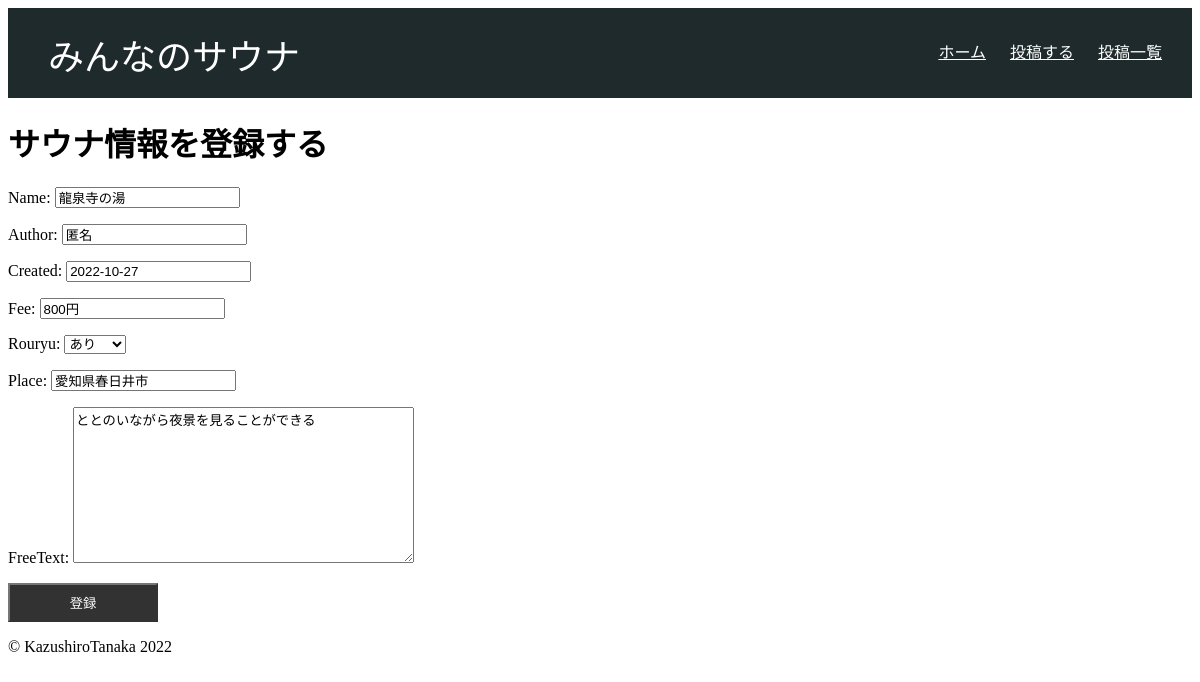
The app's page /update/3 (signed in) with its own data.
### blog/models.py (models this page shows, shortened)
class SaunaImformation(models.Model):
    ROURYU_CHOICE = (
        (True,'あり'),
        (False,'なし'),
    )
    name = models.CharField( max_length=100)
    author = models.CharField( max_length=100, default = "")
    created = models.DateField(default = date.today)
    fee =  models.CharField(max_length=100,default = " ")
    rouryu = models.BooleanField(choices=ROURYU_CHOICE)
    place = models.CharField(max_length = 50)
    FreeText =  models.TextField()

### blog/views.py (the view, shortened to what this page needs)
# urls.py: path('update/<int:pk>',login_required(views.Sauna_update.as_view()),name='update'),
class Sauna_update(UpdateView):
    fields = ("name","author","created","fee","rouryu","place","FreeText")
    model = models.SaunaImformation
    template_name = "blog/sauna_form.html"

### blog/templates/blog/sauna_form.html (shortened to what this page needs)
{% extends "blog/base.html" %}
{% block main %}
<h1>サウナ情報を登録する</h1>
  <form method="POST">
    {{ form.as_p }}
    <input type="submit" class='btn btn-primary' value="登録">
  </form>
{% endblock %}

### blog/static/main.css (style rules this page uses)
.btn { padding:8px 24px 8px 24px; color:white; display:inline-block; opacity:0.8; background-color:black; width: 150px; }

### records on screen
SaunaImformation: name "龍泉寺の湯", author "匿名", created "2022-10-27", fee "800円", rouryu "あり", place "愛知県春日井市", FreeText "ととのいながら夜景を見ることができる"
